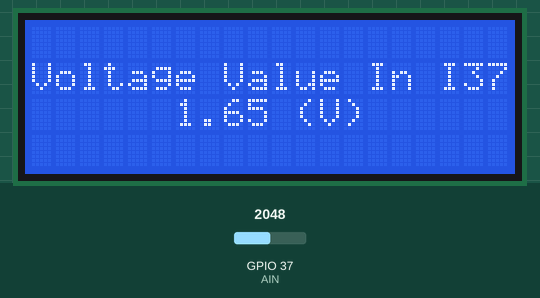
Recording of a sketch running on a simulated ESP32. On the bench: 20×4 character LCD. Inputs (shaded band) come from the test bench; at power-on: GPIO 37 (AIN) = 2048.

Above: at 1.2 s.
1.3 s: GPIO 37 (AIN) set to 1228
At 2.8 s:
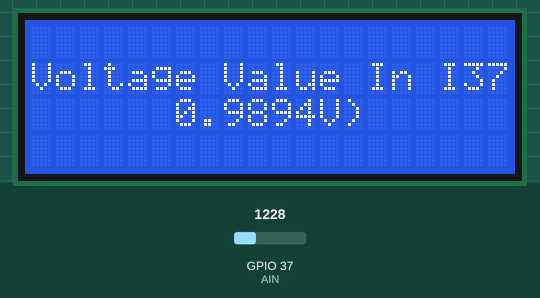
3.5 s: GPIO 37 (AIN) set to 491
At 4.4 s:
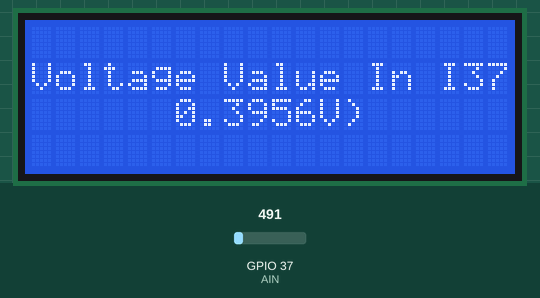
5.5 s: GPIO 37 (AIN) set to 0
At 7.2 s:
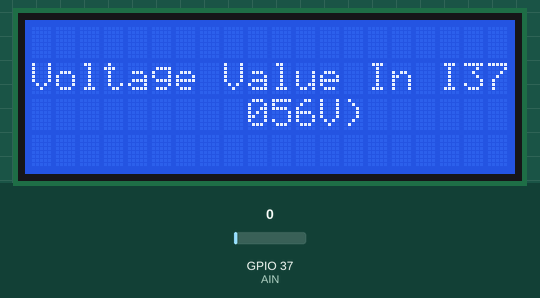
Timing chart, 0 to 8.7 s (numbered marks = the images above; inputs shaded):
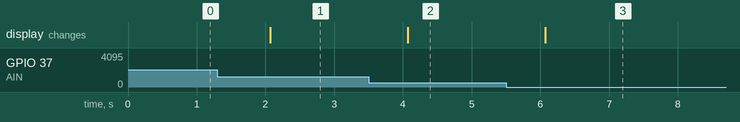

Measured:
- after the input at 1.3 s, the display: changes after 0.77 s (image 1)
- after the input at 3.5 s, the display: changes after 0.57 s (image 2)
- after the input at 5.5 s, the display: changes after 0.57 s (image 3)

The sketch:

TransRegister_Read_CLCD_OCT_16.ino
```cpp
#define AIN 37
#include <LiquidCrystal.h>

const int rs = 33, en = 26, d4 = 13, d5 = 15, d6 = 0, d7 = 14;
LiquidCrystal lcd(rs, en, d4, d5, d6, d7);
void setup() {
  // put your setup code here, to run once:
  pinMode(AIN,INPUT);
  lcd.begin(20,4);
  lcd.setCursor(0,1);
  lcd.print("Voltage Value In I37");
  lcd.setCursor(11,2);
  lcd.print("(V)");
}

void loop() {
  // put your main code here, to run repeatedly:
  double voltage = analogRead(AIN) * 3.3 / 4096.0;
  lcd.setCursor(6,2);
  lcd.printf("%4.4g",voltage);
  delay(1000);
}
```
